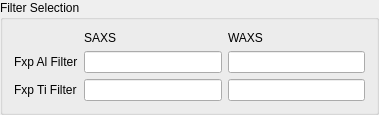
   <widget class="QGroupBox" name="groupBox_4">
    <property name="geometry">
     <rect>
      <x>720</x>
      <y>130</y>
      <width>379</width>
      <height>92</height>
     </rect>
    </property>
    <property name="title">
     <string>Filter Selection</string>
    </property>
    <layout class="QGridLayout" name="gridLayout_6">
     <item row="0" column="1">
      <widget class="QLabel" name="label_29">
       <property name="text">
        <string>SAXS</string>
       </property>
      </widget>
     </item>
     <item row="0" column="2">
      <widget class="QLabel" name="label_19">
       <property name="text">
        <string>WAXS</string>
       </property>
      </widget>
     </item>
     <item row="1" column="0">
      <widget class="QLabel" name="label_9">
       <property name="text">
        <string>Fxp Al Filter</string>
       </property>
      </widget>
     </item>
     <item row="1" column="1">
      <widget class="caTextEntry" name="catextentry_71">
       <property name="channel" stdset="0">
        <string notr="true">9idcLAX:USAXS_Pin:Exp_Al_Filter.VAL</string>
       </property>
       <property name="background">
        <color>
         <red>115</red>
         <green>215</green>
         <blue>253</blue>
        </color>
       </property>
       <property name="colorMode">
        <enum>caLineEdit::Static</enum>
       </property>
      </widget>
     </item>
     <item row="1" column="2">
      <widget class="caTextEntry" name="catextentry_73">
       <property name="channel" stdset="0">
        <string notr="true">9idcLAX:USAXS_WAXS:Exp_Al_Filter.VAL</string>
       </property>
       <property name="background">
        <color>
         <red>115</red>
         <green>215</green>
         <blue>253</blue>
        </color>
       </property>
       <property name="colorMode">
        <enum>caLineEdit::Static</enum>
       </property>
      </widget>
     </item>
     <item row="2" column="0">
      <widget class="QLabel" name="label_30">
       <property name="text">
        <string>Fxp Ti Filter</string>
       </property>
      </widget>
     </item>
     <item row="2" column="1">
      <widget class="caTextEntry" name="catextentry_74">
       <property name="channel" stdset="0">
        <string notr="true">9idcLAX:USAXS_Pin:Exp_Ti_Filter.VAL</string>
       </property>
       <property name="background">
        <color>
         <red>115</red>
         <green>215</green>
         <blue>253</blue>
        </color>
       </property>
       <property name="colorMode">
        <enum>caLineEdit::Static</enum>
       </property>
      </widget>
     </item>
     <item row="2" column="2">
      <widget class="caTextEntry" name="catextentry_72">
       <property name="channel" stdset="0">
        <string notr="true">9idcLAX:USAXS_WAXS:Exp_Ti_Filter.VAL</string>
       </property>
       <property name="background">
        <color>
         <red>115</red>
         <green>215</green>
         <blue>253</blue>
        </color>
       </property>
       <property name="colorMode">
        <enum>caLineEdit::Static</enum>
       </property>
      </widget>
     </item>
    </layout>
   </widget>
